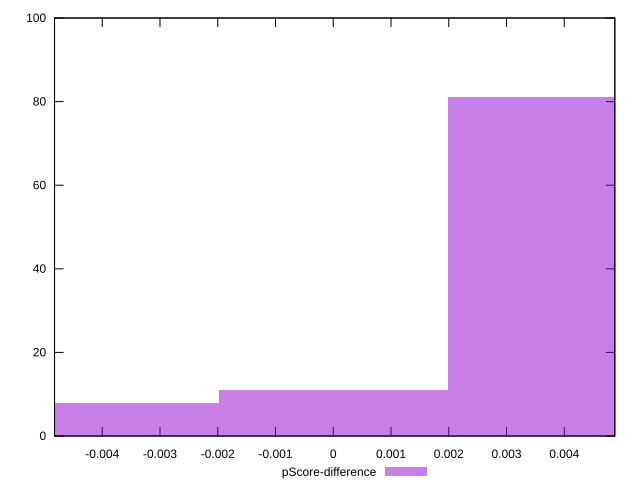

Generate this figure with gnuplot:
reset

$pScoreDifference <<EOF
0.0039640182847344285 81
0 11
-0.0039640182847344285 8
EOF

set key outside below
set boxwidth 0.0039640182847344285
set xrange [-0.0048260827940465045:0.0048754588276738176]
set yrange [0:100]
set trange [0:100]
set style fill transparent solid 0.5 noborder
set terminal svg size 640, 490 enhanced background rgb 'white'
set output "report_00012_2021-02-09T11:01:39.952Z/first-meaningful-paint/samples/pages+cached+noadtech+nomedia+nocss/pScore-difference/histogram.svg"

plot $pScoreDifference title "pScore-difference" with boxes

reset
